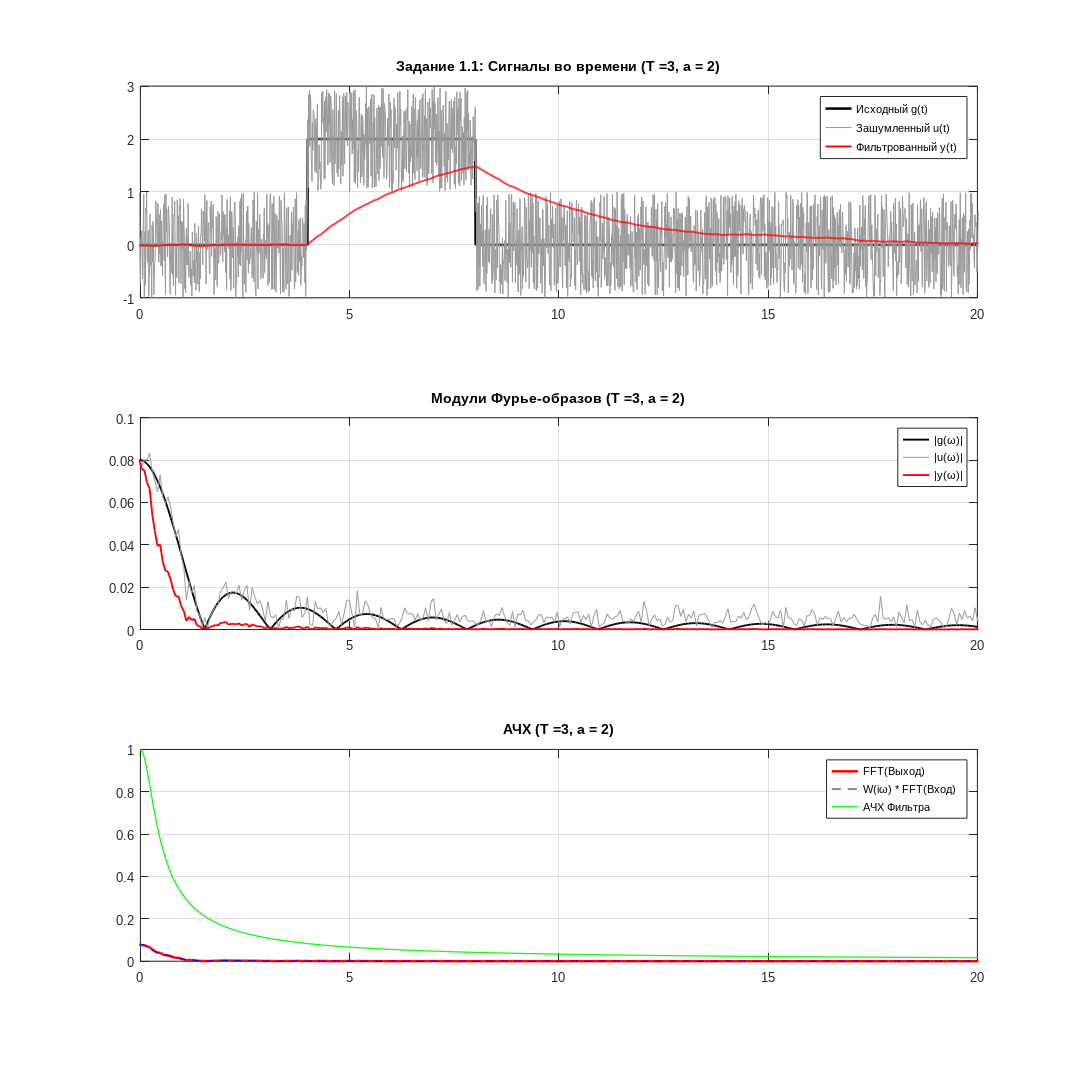

Recreate this plot in MATLAB.
% Задание 1. Линейные фильтры 

clc; clear; close all;
pkg load control;
pkg load signal;

set(0, "defaultaxesfontname", "Arial");
set(0, "defaulttextfontname", "Arial");


% 0. Параметры
a = 2;
t1 = 4;
t2 = 8;
b = 1.0;
c = 0.0;
d = 10;  


% 1. Параметры сигнала
T_interval = 100;
dt = 0.01;
t = -T_interval/2 : dt : T_interval/2;

% g(t)
g = zeros(size(t));
g(t >= t1 & t <= t2) = a;

% Генерация
rand('state', 42);
xi = 2*rand(size(t)) - 1;
sine_noise = c * sin(d * t);
u = g + b * xi + sine_noise;

% FFT
Fs = 1/dt;
L = length(t);
f = Fs * (-L/2 : L/2 - 1) / L;
w = 2 * pi * f;

function res = calc_fft(sig, len)
    res = fftshift(fft(sig)) / len;
endfunction

G_w = calc_fft(g, L);
U_w = calc_fft(u, L);


% 1.1 Фильтр первого порядка

T_filter = 3;

sys1 = tf(1, [T_filter 1]);
y1 = lsim(sys1, u, t);
Y1_w = calc_fft(y1, L);
W1_freq = 1 ./ (1i *w * T_filter + 1);

figure(1);

subplot(3,1,1);
plot(t, g, 'k', 'linewidth', 2); hold on;
plot(t, u, 'color', [0.6 0.6 0.6]); 
plot(t, y1, 'r', 'linewidth', 1.5);
title(['Задание 1.1: Сигналы во времени (T =' num2str(T_filter) ', a = ' num2str(a) ')']);
legend('Исходный g(t)', 'Зашумленный u(t)', 'Фильтрованный y(t)');
xlim([0 20]); grid on;

subplot(3,1,2);
plot(w, abs(G_w), 'k', 'linewidth', 1.5); hold on;
plot(w, abs(U_w), 'color', [0.6 0.6 0.6]);
plot(w, abs(Y1_w), 'r', 'linewidth', 1.5);
title(['Модули Фурье-образов (T =' num2str(T_filter) ', a = ' num2str(a) ')']);
legend('|g(\omega)|', '|u(\omega)|', '|y(\omega)|');
xlim([0 20]); grid on;

subplot(3,1,3);
Y1_theory = W1_freq .* U_w;
plot(w, abs(Y1_w), 'r', 'linewidth', 2); hold on;
plot(w, abs(Y1_theory), 'b--');
plot(w, abs(W1_freq), 'g', 'linewidth', 1); 
title(['АЧХ (T =' num2str(T_filter) ', a = ' num2str(a) ')']);
legend('FFT(Выход)', 'W(i\omega) * FFT(Вход)', 'АЧХ Фильтра');
xlim([0 20]); grid on;

set(gcf, 'PaperPosition', [0 0 12 12]);
filename = ['signals_1.1_(T=' num2str(T_filter) ',a=' num2str(a) ').svg'];
print(gcf, filename, '-dsvg','-r1200');